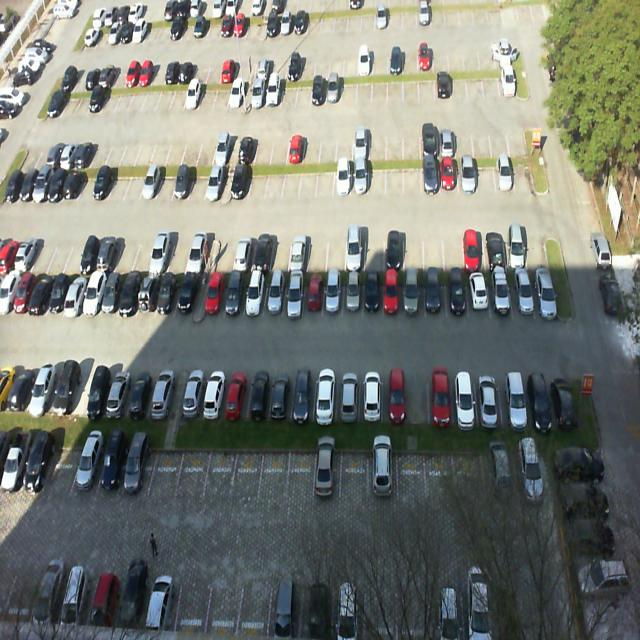
#> input picture images/2012-09-11_15_27_08_jpg.rf.0f38b15658ce17d10ce40a992adae5ba.jpg, 640 x 640 px; its folder holds only this picture in this run
$ python parking_logic.py
#> lines starting #> are read from the running program, lines starting #| are printed output that depends on the picture; after the words box and inside, x2 and y2 are one past the last pixel; in counts of white or black regions, pixels touching at a corner belong together
import cv2
import json
import os

# ===============================
# Adjustable Parameters
# ===============================
BRIGHTNESS_THRESHOLD = 85
STD_THRESHOLD = 22
DARK_RATIO_THRESHOLD = 0.45

# Load parking slots
with open("auto_slots.json", "r") as f:
#> (reads auto_slots.json from the repository)
    slots = json.load(f)

image_folder = "images"
output_folder = "output"

os.makedirs(output_folder, exist_ok=True)

image_list = os.listdir(image_folder)

for image_name in image_list:

    if image_name.lower().endswith((".png", ".jpg", ".jpeg")):

        print("\nProcessing:", image_name)

        img_path = os.path.join(image_folder, image_name)
        img = cv2.imread(img_path)
#> img is the input picture: shape (640, 640, 3); mean B, G, R 116.1, 123.1, 119.6

        if img is None:
            print("Cannot open:", image_name)
            continue

        total_slots = len(slots)
        occupied_count = 0

        for slot in slots:

            x1, y1 = slot[0]
            x2, y2 = slot[1]

            crop = img[y1:y2, x1:x2]

            if crop.size == 0:
                continue

            gray = cv2.cvtColor(crop, cv2.COLOR_BGR2GRAY)

            # ----------------------------
            # Feature Extraction
            # ----------------------------

            brightness = gray.mean()
            std = gray.std()

            _, binary = cv2.threshold(
                gray,
                BRIGHTNESS_THRESHOLD,
                255,
                cv2.THRESH_BINARY_INV
            )

            dark_pixels = cv2.countNonZero(binary)
            total_pixels = gray.shape[0] * gray.shape[1]

            dark_ratio = dark_pixels / total_pixels

            # ----------------------------
            # Occupancy Decision
            # ----------------------------

            occupied = False

            # Car usually has more texture
            if std > STD_THRESHOLD:
                occupied = True

            # Very dark slot
            if brightness < BRIGHTNESS_THRESHOLD and dark_ratio > DARK_RATIO_THRESHOLD:
                occupied = True

            if occupied:
                color = (0, 0, 255)
                occupied_count += 1
            else:
                color = (0, 255, 0)

            cv2.rectangle(
                img,
                (x1, y1),
                (x2, y2),
                color,
                2
            )
#> this loop made 100 passes
#> (brightness, std, dark_pixels, dark_ratio) on passes 1 to 12: (168, 59.65, 141, 0.153), (149.8, 56.11, 245, 0.265), (122.9, 57.55, 371, 0.421), (159.5, 60.11, 254, 0.263), (149.1, 67.13, 287, 0.342), (113.1, 66.15, 447, 0.519), (171.8, 53.29, 132, 0.204), (186.1, 45.34, 79, 0.12), (187, 43.97, 79, 0.113), (183.5, 50.89, 117, 0.167), (183.1, 53.93, 102, 0.188), (197.9, 58.24, 58, 0.0948)
#> pass 1, `gray = cv2.cvtColor(crop, cv2.COLOR_BGR2GRAY)`:
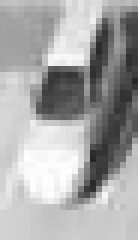
#> gray: shape (40, 23) (shown 6 times larger); min 38, max 254, mean 168
#> pass 1, `_, binary = cv2.threshold( gray, BRIGHTNESS_THRESHOLD, 255, cv2.THRESH..`:
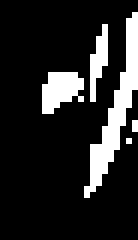
#> binary: shape (40, 23) (shown 6 times larger); 15.3% white; 5 white regions (2 under 20 px), largest, box (x1, y1, x2, y2) and area: (14, 2, 23, 33) 81, (7, 12, 14, 19) 35, (15, 4, 18, 17) 22
#> after the loop:
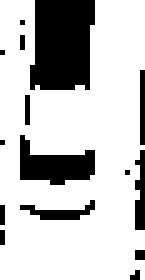
#> binary: shape (56, 29) (shown 5 times larger); 76.4% white; 15 black regions (11 under 20 px), largest, box (x1, y1, x2, y2) and area: (6, 0, 19, 18) 205, (4, 27, 19, 37) 86, (4, 40, 19, 44) 26, (27, 30, 29, 46) 25
#> after the loop:
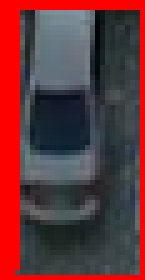
#> crop: shape (56, 29, 3) (shown 5 times larger); mean B, G, R 58.4, 53.9, 101.7
#> after the loop:
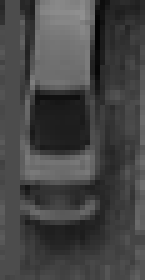
#> gray: shape (56, 29) (shown 5 times larger); min 3, max 144, mean 69.1
#> after the loop:
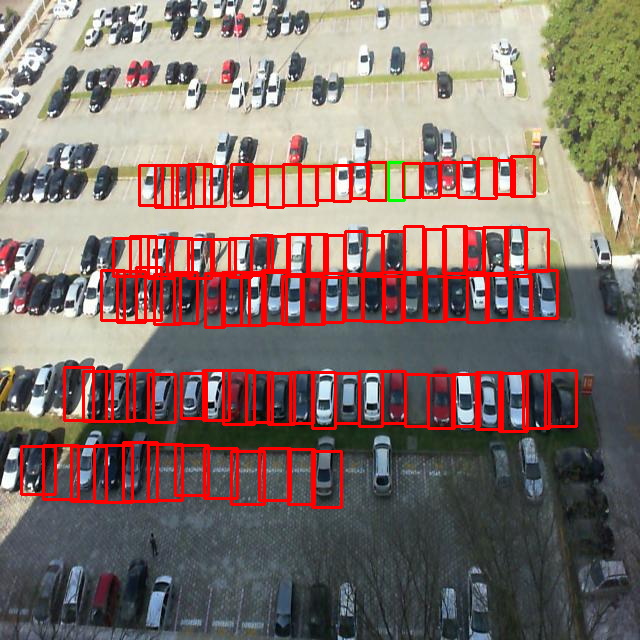
#> img: shape (640, 640, 3); 8.58% of pixels changed, all inside (x1, y1, x2, y2) = (20, 155, 578, 509)
#> after the loop, occupied_count = 99

        empty_count = total_slots - occupied_count
#> empty_count = 1
        occupancy = occupied_count / total_slots * 100
#> occupancy = 99

        print("Total Slots :", total_slots)
        print("Occupied    :", occupied_count)
#| Occupied    : 99
        print("Available   :", empty_count)
#| Available   : 1
        print("Occupancy   :", round(occupancy, 2), "%")
#| Occupancy   : 99.0 %

        # ----------------------------
        # Dashboard
        # ----------------------------

        cv2.rectangle(img, (10, 10), (340, 175), (40, 40, 40), -1)

        cv2.putText(img, "ParkSense AI", (20, 40),
                    cv2.FONT_HERSHEY_SIMPLEX, 1,
                    (255,255,255), 2)

        cv2.putText(img, f"Total Slots : {total_slots}", (20,70),
                    cv2.FONT_HERSHEY_SIMPLEX,0.7,
                    (255,255,255),2)

        cv2.putText(img, f"Occupied : {occupied_count}", (20,100),
                    cv2.FONT_HERSHEY_SIMPLEX,0.7,
                    (0,0,255),2)

        cv2.putText(img, f"Available : {empty_count}", (20,130),
                    cv2.FONT_HERSHEY_SIMPLEX,0.7,
                    (0,255,0),2)

        cv2.putText(img, f"Occupancy : {occupancy:.1f}%", (20,160),
                    cv2.FONT_HERSHEY_SIMPLEX,0.7,
                    (255,255,255),2)

        # Legend
        cv2.rectangle(img, (370,20), (390,40), (0,0,255), -1)
        cv2.putText(img, "Occupied", (400,37),
                    cv2.FONT_HERSHEY_SIMPLEX,0.6,
                    (255,255,255),2)

        cv2.rectangle(img, (370,55), (390,75), (0,255,0), -1)
        cv2.putText(img, "Available", (400,72),
                    cv2.FONT_HERSHEY_SIMPLEX,0.6,
                    (255,255,255),2)
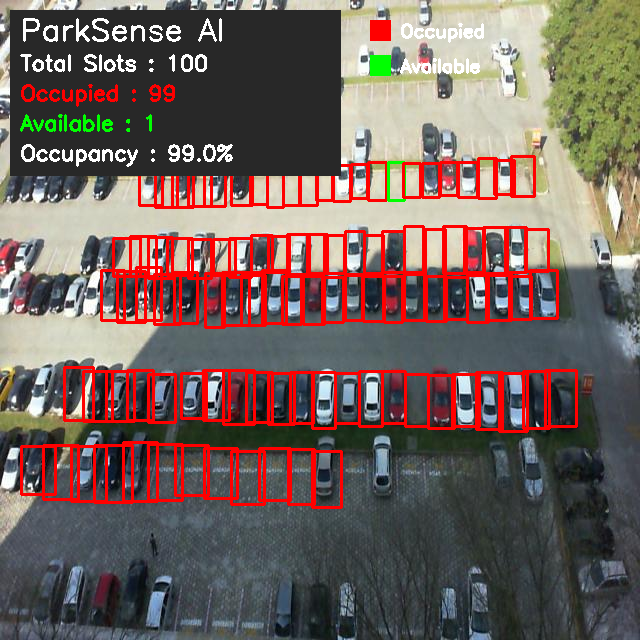
#> img: shape (640, 640, 3); mean B, G, R 92.4, 98, 115.3

        output_path = os.path.join(output_folder, image_name)
        cv2.imwrite(output_path, img)

        print("Saved:", output_path)

        cv2.imshow("ParkSense AI", img)

        key = cv2.waitKey(0)
#> (key q is pressed here)

        if key == ord('q'):
            break

cv2.destroyAllWindows()
